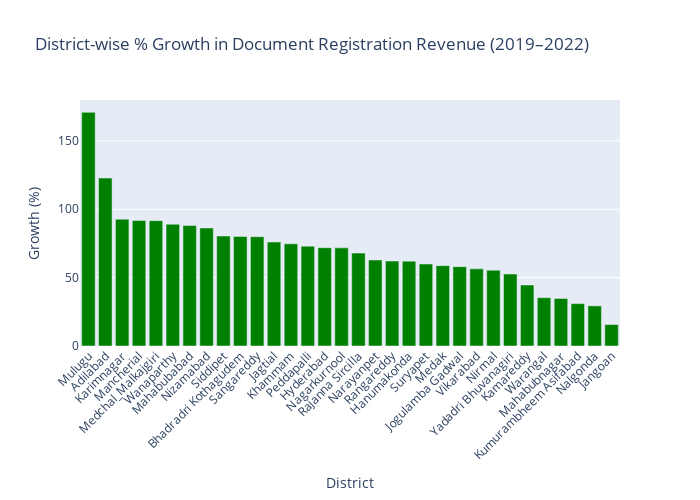

Write notebook code for a chart like this one.
### Code cell
growth_df['color'] = growth_df['growth_pct'].apply(lambda x: 'green' if x >= 0 else 'red')

# Create Plotly bar chart
fig = px.bar(
    growth_df,
    x='district',
    y='growth_pct',
    color='color',
    color_discrete_map={'green': 'green', 'red': 'red'},
    title='District-wise % Growth in Document Registration Revenue (2019–2022)',
    labels={'growth_pct': 'Growth (%)', 'district': 'District'},
)

# Rotate x-axis labels
fig.update_layout(
    xaxis_tickangle=-45,
    showlegend=False,
    height=500,
    width=700
)

fig.show()

### Figure 1 — Plotly figure (JSON) as saved in the notebook; plotly's stock layout.template omitted (floating-point values rounded to 4 significant figures)
{"data": [{"alignmentgroup": "True", "hovertemplate": "color=green<br>District=%{x}<br>Growth (%)=%{y}<extra></extra>", "legendgroup": "green", "marker": {"color": "green", "pattern": {"shape": ""}}, "name": "green", "offsetgroup": "green", "orientation": "v", "showlegend": true, "textposition": "auto", "type": "bar", "x": ["Mulugu", "Adilabad", "Karimnagar", "Mancherial", "Medchal_Malkajgiri", "Wanaparthy", "Mahabubabad", "Nizamabad", "Siddipet", "Bhadradri Kothagudem", "Sangareddy", "Jagtial", "Khammam", "Peddapalli", "Hyderabad", "Nagarkurnool", "Rajanna Sircilla", "Narayanpet", "Rangareddy", "Hanumakonda", "Suryapet", "Medak", "Jogulamba Gadwal", "Vikarabad", "Nirmal", "Yadadri Bhuvanagiri", "Kamareddy", "Warangal", "Mahabubnagar", "Kumurambheem Asifabad", "Nalgonda", "Jangoan"], "xaxis": "x", "y": [170.9, 122.8, 92.75, 91.75, 91.68, 89.05, 88.1, 86.33, 80.41, 80.12, 79.95, 76.06, 74.76, 73.04, 71.89, 71.78, 67.93, 62.91, 62.14, 62.07, 59.97, 58.75, 58.04, 56.41, 55.47, 52.66, 44.61, 35.32, 34.76, 30.98, 29.36, 15.69], "yaxis": "y"}], "layout": {"barmode": "relative", "height": 500, "legend": {"title": {"text": "color"}, "tracegroupgap": 0}, "showlegend": false, "title": {"text": "District-wise % Growth in Document Registration Revenue (2019–2022)"}, "width": 700, "xaxis": {"anchor": "y", "autorange": true, "domain": [0, 1], "range": [-0.5, 31.5], "tickangle": -45, "title": {"text": "District"}, "type": "category"}, "yaxis": {"anchor": "x", "autorange": true, "domain": [0, 1], "range": [0, 179.9], "title": {"text": "Growth (%)"}, "type": "linear"}}}
